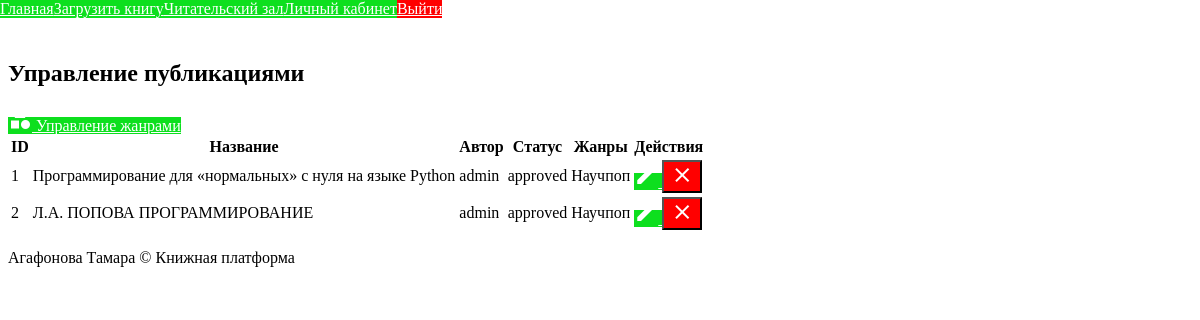
The page /moderator/publications (signed in) on the database its author committed.
### app/books/models.py (models this page shows)
class Book(db.Model):
    __tablename__ = 'books'
    id = db.Column(db.Integer, primary_key=True)
    title = db.Column(db.String(200), nullable=False)
    description = db.Column(db.Text)
    author_id = db.Column(db.Integer, db.ForeignKey('users.id'))
    published_at = db.Column(db.DateTime, default=datetime.now)
    file_path = db.Column(db.String(255))
    cover_image = db.Column(db.String(255))
    status = db.Column(db.String(255), default='pending')
    genres = db.relationship('Genre', secondary='book_genres', back_populates='books')
    bookmarks = db.relationship('Bookmark', backref='book')
    likes = db.relationship('Like', backref='book')
    comments = db.relationship('Comment', backref='book')

class Genre(db.Model):
    __tablename__ = 'genres'
    id = db.Column(db.Integer, primary_key=True)
    name = db.Column(db.String(50), unique=True, nullable=False)
    books = db.relationship('Book', secondary='book_genres', back_populates='genres')

### app/auth/models.py (models this page shows, shortened)
class User(db.Model, UserMixin):
    __tablename__ = 'users'
    id = db.Column(db.Integer, primary_key=True)
    username = db.Column(db.String(100), unique=True, nullable=False)
    email = db.Column(db.String(120), unique=True, nullable=False)
    password_hash = db.Column(db.String(255), nullable=False)
    role = db.Column(db.Enum(UserRole), default=UserRole.USER)
    first_name = db.Column(db.String(50))
    last_name = db.Column(db.String(50))
    bio = db.Column(db.Text)
    avatar = db.Column(db.String(255))
    created_at = db.Column(db.DateTime, default=datetime.now)
    last_login = db.Column(db.DateTime)
    books = db.relationship('Book', backref='author', lazy='dynamic')
    reading_clubs = db.relationship('ReadingClub', secondary='club_members', back_populates='members')
    recommendations = db.relationship('BookRecommendation', backref='user')
    is_active_status = db.Column(db.Boolean, default=True)
    blocked_until = db.Column(db.DateTime, nullable=True)
    block_reason = db.Column(db.String(255), nullable=True)
    failed_login_attempts = db.Column(db.Integer, default=0)
    last_failed_login = db.Column(db.DateTime, nullable=True)
    @property
    def is_active(self):
        if not self.is_active_status:
            return False
        if self.blocked_until and self.blocked_until > datetime.now():
            return False
        if self.blocked_until and self.blocked_until <= datetime.now():
            self.blocked_until = None
            self.failed_login_attempts = 0
        return True

### app/user/routes.py (the view)
@moderator_bp.route('/publications')
@roles_required(UserRole.MODERATOR)
def manage_publications():
    books = Book.query.all()
    genres = Genre.query.all()
    return render_template(
        'moderator/publications.html',
        books=books,
        genres=genres,
        UserRole=UserRole
    )

### app/user/routes.py (called while the page is built)
def roles_required(*roles):
    def decorator(f):
        @wraps(f)
        def decorated_function(*args, **kwargs):
            if not current_user.is_authenticated:
                return redirect(url_for('auth.login'))
            if current_user.role not in roles:
                flash('Недостаточно прав', 'error')
                return redirect(url_for('main.index'))
            return f(*args, **kwargs)
        return decorated_function
    return decorator

### app/templates/moderator/publications.html (shortened to what this page needs)
{% extends "base.html" %}
{% block content %}
<div class="mui-container">
    <div class="mui-panel">
        <h2>Управление публикациями</h2>
        <div class="mui-row">
            <div class="mui-col-md-12">
                <a href="{{ url_for('moderator.manage_genres') }}" class="mui-btn mui-btn--primary">
                    <span class="material-icons">category</span>
                    Управление жанрами
                </a>
            </div>
        </div>
        <div class="mui-table-responsive">
            <table class="mui-table mui-table--bordered">
                <thead>
                    <tr>
                        <th>ID</th>
                        <th>Название</th>
                        <th>Автор</th>
                        <th>Статус</th>
                        <th>Жанры</th>
                        <th>Действия</th>
                    </tr>
                </thead>
                <tbody>
                    {% for book in books %}
                    <tr>
                        <td>{{ book.id }}</td>
                        <td>{{ book.title }}</td>
                        <td>{{ book.author.username }}</td>
                        <td>
                            <span class="mui-badge mui-badge--{{ 'success' if book.status == 'approved' else 'warning' if book.status == 'pending' else 'danger' }}">
                                {{ book.status }}
                            </span>
                        </td>
                        <td>
                            {% for genre in book.genres %}
                                <span class="mui-badge">{{ genre.name }}</span>
                            {% endfor %}
                        </td>
                        <td>
                            <div class="mui-btn-group">
                                <a href="{{ url_for('moderator.edit_book', book_id=book.id) }}" class="mui-btn mui-btn--small mui-btn--primary">
                                    <span class="material-icons">edit</span>
                                </a>
                                {% if book.status != 'rejected' %}
                                <form action="{{ url_for('moderator.reject_book', book_id=book.id) }}" method="POST" style="display: inline;">
                                    <button type="submit" class="mui-btn mui-btn--small mui-btn--danger">
                                        <span class="material-icons">close</span>
                                    </button>
                                </form>
                                {% endif %}
                            </div>
                        </td>
                    </tr>
                    {% else %}
                    <tr>
                        <td colspan="6">Книг пока нет</td>
                    </tr>
                    {% endfor %}
                </tbody>
            </table>
        </div>
    </div>
</div>
{% endblock %}

### static/styles.css (style rules this page uses)
.mui-btn, button, a { background-color: #0ddf1e; color: #fff; }
.mui-btn--danger { background-color: #ff0000; color: #fff; }

### rows shown on the page
Book: id "1", title "Программирование для «нормальных» с нуля на языке Python", author.username "admin", status "approved"
Genre: name "Научпоп"
Book: id "2", title "Л.А. ПОПОВА ПРОГРАММИРОВАНИЕ", author.username "admin", status "approved"
